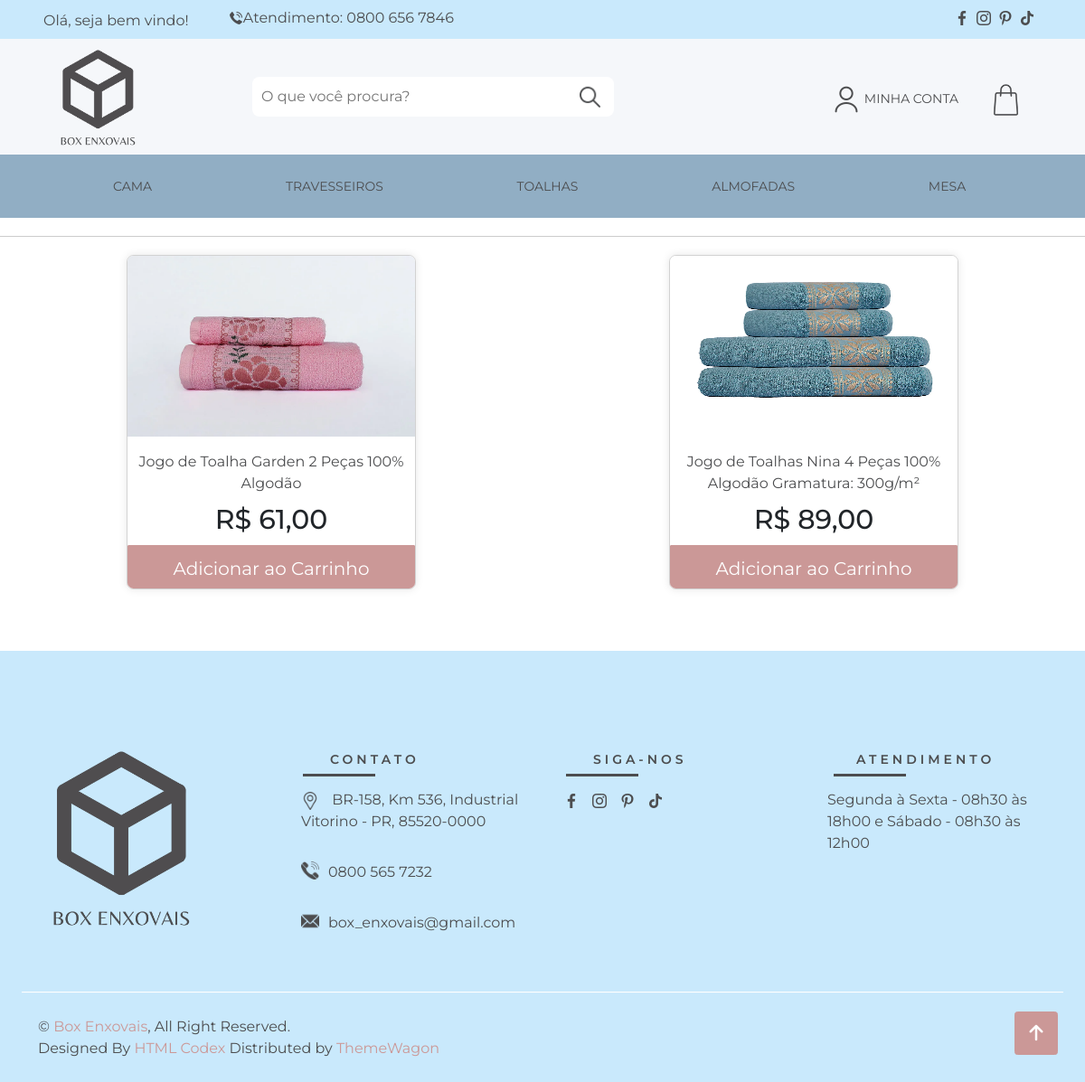
The page /tipo-produto.php?tipo_produto_cod=4 on the database its author committed.
### tables this page shows
CREATE TABLE `produto` (
  `codProd` int(11) NOT NULL,
  `nomeProd` varchar(100) DEFAULT NULL,
  `descricao` varchar(1000) DEFAULT NULL,
  `cuidado` varchar(2000) NOT NULL,
  `med_casal` varchar(100) NOT NULL,
  `med_queen` varchar(100) NOT NULL,
  `med_superKing` varchar(100) NOT NULL,
  `med_solteiro` varchar(100) NOT NULL,
  `valor` double NOT NULL,
  `qntd` int(11) DEFAULT NULL,
  `arquivo` varchar(100) DEFAULT NULL,
  `arquivo2` varchar(100) NOT NULL,
  `marca_produto_cod` int(11) DEFAULT NULL,
  `tipo_produto_cod` int(11) DEFAULT NULL,
  `status` int(11) NOT NULL DEFAULT 1
);

### tipo-produto.php (the view, shortened to what this page needs)
<?php
require_once("assets/conexao.php");
$sql = "SELECT codProd, nomeProd, valor, arquivo, arquivo2 FROM produto
where tipo_produto_cod = " . $_GET['tipo_produto_cod'];
$resultado = mysqli_query($conexao, $sql);
?>
<?php require_once("assets/cabecalho.php") ?>
  <section class="section-75 section-md-120 section-lg-120 section-xl-150" id="custom-way-point">
    <div class="header-divider"></div>
    <div class="container-card">
      <?php while ($row = mysqli_fetch_array($resultado)) { ?>
        <div class="card">
          <div class="image-wrapper">
            <img class="card-img-top" src="assets/img/<?= $row['arquivo'] ?>" alt="Capa do card">
          </div>
          <div class="card-body d-flex flex-column">
            <p class="card-text"><a href="telaProduto.php?codProd=<?= $row['codProd'] ?>"><?= $row['nomeProd'] ?></a></p>
            <div>
              <h4 class="card-price">R$ <?= number_format($row["valor"], 2, ',', '.') ?></h4>
            </div>
            <a href="telaProduto.php?codProd=<?= $row['codProd'] ?>" class="btn btn-primary btn-lg btn-block mt-auto active" role="button" aria-pressed="true">Adicionar ao Carrinho</a>
          </div>
        </div>
      <?php } ?>
    </div>
  </section>
  <?php require_once("assets/footer.php") ?>
  <?php require_once("assets/rodape.php") ?>

### assets/css/style.css (style rules this page uses)
:root { --primary: #FF800F; --secondary: #001064; --light: #F6F7F8; --dark: #010A35; }
.btn { transition: .5s; }
.header-divider { border-bottom: 1px solid #ccc; margin-top: 40px; margin: 20px 0; height: 1px; }
.image-wrapper { position: relative; cursor: pointer; overflow: hidden; }
.card-img-top, .card-img-top-hover { width: 100%; height: 200px; transition: transform 0.3s ease-in-out; background-size: cover; opacity: 1; }
.container-card { display: flex; justify-content: center; flex-wrap: wrap; }
.container-card { display: flex; flex-wrap: wrap; justify-content: space-between; }
.card { height: 370px; display: inline-block; position: relative; width: 20rem; margin: 0 auto; margin-bottom: 20px; background-color: transparent; border-radius: 7.5px; overflow: hidden; box-shadow: 0px 0px 10px rgba(0, 0, 0, 0.1); }
.image-wrapper { position: relative; }
.card-text { margin: auto; text-align: center; }
.card-price { font-size: 30px; font-weight: 500; margin: 10px 10px 10px 10px; display: flex; }
.header-divider { height: 1px; background-color: #4c4d4f; margin-bottom: 20px; }
.card .image-wrapper { position: relative; width: 100%; height: 200px; overflow: hidden; }
.card-body { padding-bottom: 10px; display: inline-flex; align-items: center; flex-direction: column; padding-right: 0; padding-left: 0; }
.card-body a { padding-bottom: 5px; font-family: 'Montserrat', sans-serif; color: #4c4d4f; text-align: center; flex-grow: 1; }

### rows shown on the page
produto: arquivo (picture), nomeProd "Jogo de Toalha Garden 2 Peças 100% Algodão", valor "61,00"
produto: arquivo (picture), nomeProd "Jogo de Toalhas Nina 4 Peças 100% Algodão Gramatura: 300g/m²", valor "89,00"
